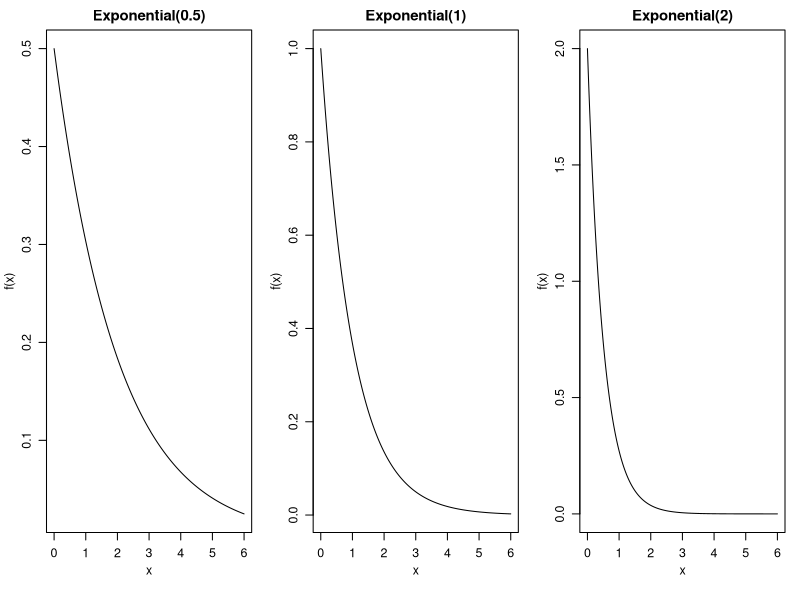

This chart was generated by the following R code:
x <- seq(0, 6, length.out = 500)

pdf("exponential_shapes.pdf", width = 6.5, height = 3.5)

par(
    mfrow = c(1, 3),
    mar  = c(4.5, 3.1, 2, 1),  # minimal bottom/left for labels, almost nothing top/right
    mgp  = c(2, 0.85, 0),
    cex = 0.75
)

lambda <- 0.5
y <- dexp(x, lambda)
plot(x, y,
    type = "l",
    lwd = 1,
    main = "Exponential(0.5)",
    xlab = "x",
    ylab = "f(x)"
)

lambda <- 1
y <- dexp(x, lambda)
plot(x, y,
    type = "l",
    lwd = 1,
    main = "Exponential(1)",
    xlab = "x",
    ylab = "f(x)"
)

lambda <- 2
y <- dexp(x, lambda)
plot(x, y,
    type = "l",
    lwd = 1,
    main = "Exponential(2)",
    xlab = "x",
    ylab = "f(x)"
)

dev.off()
